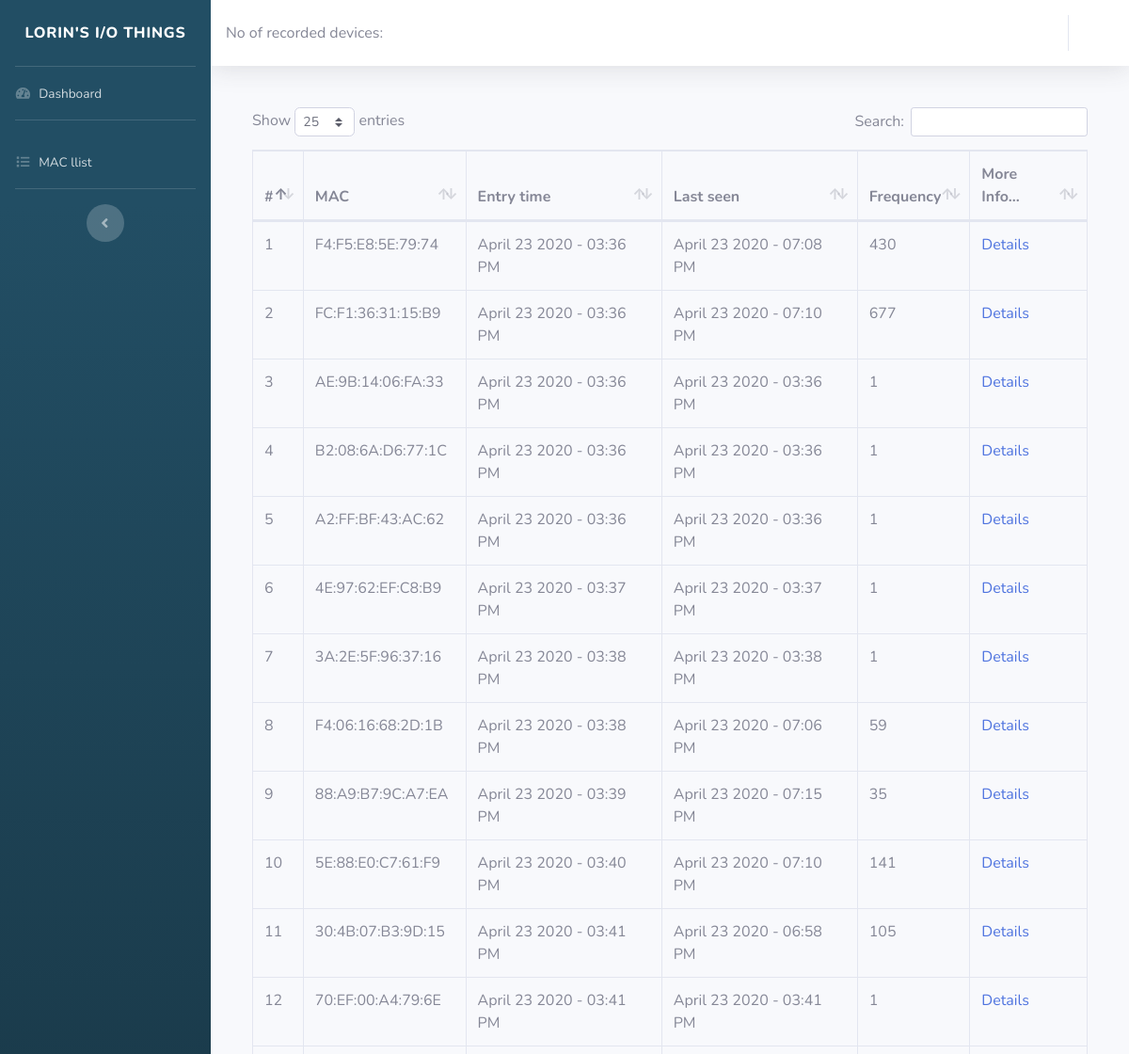
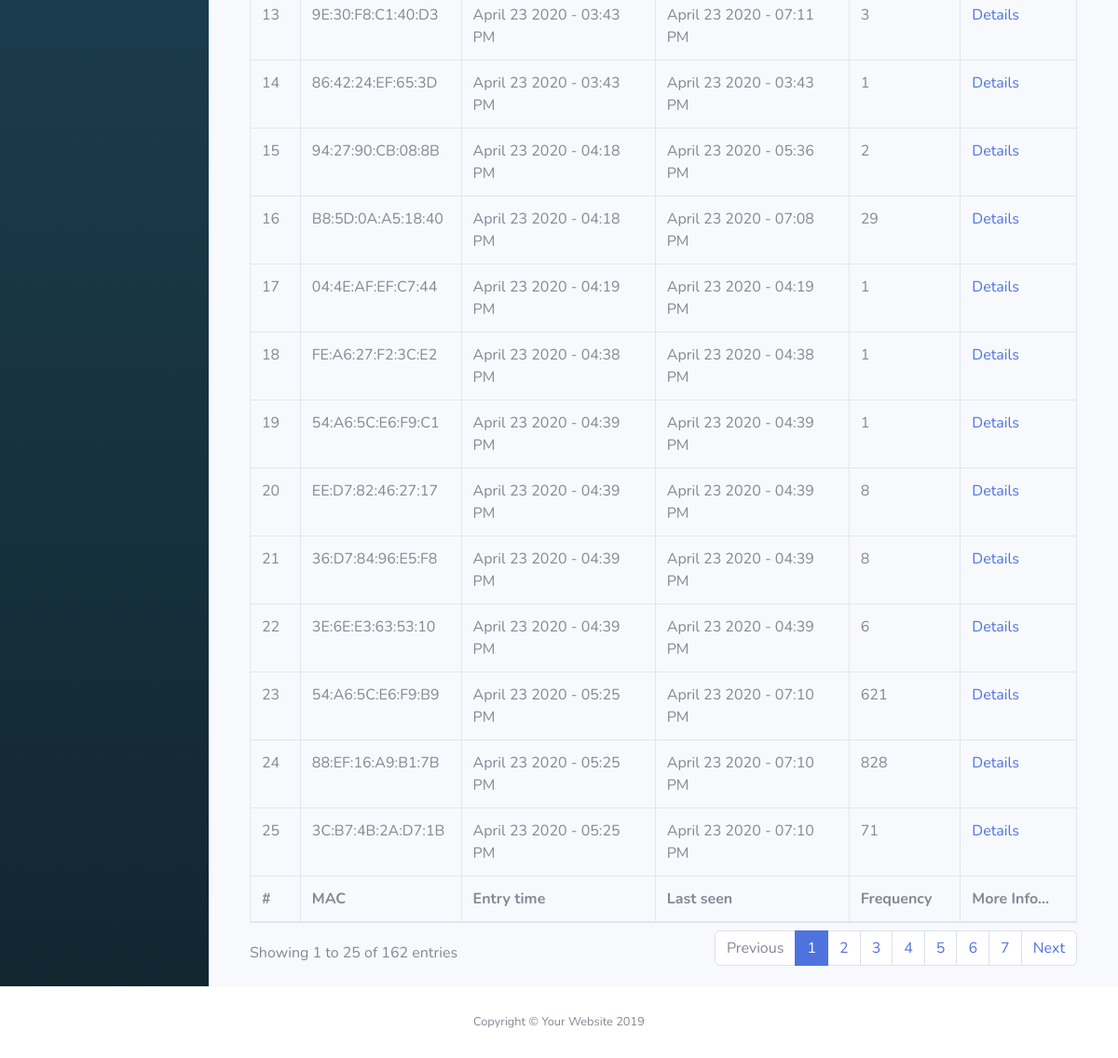
The page /macs on the database its author committed (2 pictures, top to bottom).
### tables this page shows
CREATE TABLE mac_log (
            id INTEGER PRIMARY KEY AUTOINCREMENT,
            mac TEXT,
            enter_datetime DATETIME,
            last_seen DATETIME,
            hz INTEGER DEFAULT 0
        );

### app/routes.py (the view)
@app.route('/macs', methods=['GET'])
def macs():
    mac_log = db.engine.execute('SELECT * FROM mac_log')
    return render_template('macs.html', mac_log=mac_log)

### app/routes.py (called while the page is built)
@app.template_filter('formatdatetime')
def format_datetime(value, format="%Y-%m-%d %H:%M:%S.%f"):
    if value is None:
        return ""
    dt = datetime.strptime(value, format)
    return dt.strftime('%B %d %Y - %I:%M %p')

### app/templates/macs.html (shortened to what this page needs)
{% extends 'base.html' %}
{% block content %}
<div id="content">
    {% include 'partials/_topbar.html' %}
    <div class="container-fluid">
      <div class="card-body">
        <div class="table-responsive">
          <table class="table table-bordered" data-page-length='25' id="dataTable" width="100%" cellspacing="0">
            <thead>
                <tr>
                    <th>#</th>
                    <th>MAC</th>
                    <th>Entry time</th>
                    <th>Last seen</th>
                    <th>Frequency</th>
                    <th>More Info...</th>
                </tr>
            </thead>
            <tfoot>
                <tr>
                    <th>#</th>
                    <th>MAC</th>
                    <th>Entry time</th>
                    <th>Last seen</th>
                    <th>Frequency</th>
                    <th>More Info...</th>
                </tr>
            </tfoot>
            <tbody>
                {% for mac in mac_log %}
                <tr>
                  <td>{{mac.id}}</td>
                  <td>{{mac.mac}}</td>
                  <td>{{mac.enter_datetime | formatdatetime}}</td>
                  <td>{{mac.last_seen | formatdatetime}}</td>
                  <td>{{mac.hz }}</td>
                  <td>
                      <a href="{{ url_for('details', mac=mac.mac) }}">Details</a>
                    </td>
                </tr>
              {% endfor %}
            </tbody>
          </table>
        </div>
      </div>
    </div>
  </div>
    </div>
</div>
{% endblock %}

### app/templates/base.html (shortened to what this page needs)
<!DOCTYPE html>
<html lang="en">
<head><meta http-equiv="Content-Type" content="text/html; charset=utf-8">
  <link href="{{ url_for('static', filename='vendor/fontawesome-free/css/all.min.css') }}" rel="stylesheet" type="text/css">
  <link href="{{ url_for('static', filename='sb-admin-2.min.css') }}" rel="stylesheet">
  <link href="{{ url_for('static', filename='vendor/datatables/dataTables.bootstrap4.min.css') }}" rel="stylesheet">
  <link rel="stylesheet" href="{{ url_for('static', filename='Chart.css') }}" />
</head>
<body id="page-top">
  <div id="wrapper">
    {% include 'partials/_sidebar.html' %}
    <div id="content-wrapper" class="d-flex flex-column">
     {% block content %} {% endblock %}
      <footer class="sticky-footer bg-white">
        <div class="container my-auto">
          <div class="copyright text-center my-auto">
            <span>Copyright &copy; Your Website 2019</span>
          </div>
        </div>
      </footer>
</body>
</html>

### app/templates/partials/_sidebar.html
    <ul class="navbar-nav bg-gradient-primary sidebar sidebar-dark accordion" id="accordionSidebar" style='background-color: #224E64;'>
       <a class="sidebar-brand d-flex align-items-center justify-content-center" href="{{ url_for('index') }}">
         <div class="sidebar-brand-text">Lorin's I/O things</div>
       </a>
       <hr class="sidebar-divider my-0">
       <li class="nav-item">
         <a class="nav-link" href="{{ url_for('index') }}">
           <i class="fas fa-fw fa-tachometer-alt"></i>
           <span>Dashboard</span></a>
       </li>
       <hr class="sidebar-divider">
       <li class="nav-item">
         <a class="nav-link" href="{{ url_for('macs') }}">
           <i class="fas fa-fw fa-list"></i>
           <span>MAC llist</span></a>
       </li>
       <hr class="sidebar-divider d-none d-md-block">
       <div class="text-center d-none d-md-inline">
         <button class="rounded-circle border-0" id="sidebarToggle"></button>
       </div>
     </ul>

### app/templates/partials/_topbar.html (shortened to what this page needs)
<nav class="navbar navbar-expand navbar-light bg-white topbar mb-4 static-top shadow">
    No of recorded devices: {{device}}
    <ul class="navbar-nav ml-auto">
      <li class="nav-item dropdown no-arrow">
        <a class="nav-link dropdown-toggle" href="#" id="userDropdown" role="button" data-toggle="dropdown" aria-haspopup="true" aria-expanded="false">
        </a>
      </li>
    </ul>
  </nav>

### app/templates/base.html (style rules this page uses)
.bg-gradient-primary { background-color: #224E64; background-image: linear-gradient(180deg,#224E64 10%,rgb(18, 38, 48) 100%); background-size: cover; }

### rows shown on the page
mac_log: id "1", mac "F4:F5:E8:5E:79:74", enter_datetime "April 23 2020 - 03:36 PM", last_seen "April 23 2020 - 07:08 PM", hz "430"
mac_log: id "2", mac "FC:F1:36:31:15:B9", enter_datetime "April 23 2020 - 03:36 PM", last_seen "April 23 2020 - 07:10 PM", hz "677"
mac_log: id "3", mac "AE:9B:14:06:FA:33", enter_datetime "April 23 2020 - 03:36 PM", last_seen "April 23 2020 - 03:36 PM", hz "1"
mac_log: id "4", mac "B2:08:6A:D6:77:1C", enter_datetime "April 23 2020 - 03:36 PM", last_seen "April 23 2020 - 03:36 PM", hz "1"
mac_log: id "5", mac "A2:FF:BF:43:AC:62", enter_datetime "April 23 2020 - 03:36 PM", last_seen "April 23 2020 - 03:36 PM", hz "1"
mac_log: id "6", mac "4E:97:62:EF:C8:B9", enter_datetime "April 23 2020 - 03:37 PM", last_seen "April 23 2020 - 03:37 PM", hz "1"
mac_log: id "7", mac "3A:2E:5F:96:37:16", enter_datetime "April 23 2020 - 03:38 PM", last_seen "April 23 2020 - 03:38 PM", hz "1"
mac_log: id "8", mac "F4:06:16:68:2D:1B", enter_datetime "April 23 2020 - 03:38 PM", last_seen "April 23 2020 - 07:06 PM", hz "59"
mac_log: id "9", mac "88:A9:B7:9C:A7:EA", enter_datetime "April 23 2020 - 03:39 PM", last_seen "April 23 2020 - 07:15 PM", hz "35"
mac_log: id "10", mac "5E:88:E0:C7:61:F9", enter_datetime "April 23 2020 - 03:40 PM", last_seen "April 23 2020 - 07:10 PM", hz "141"
mac_log: id "11", mac "30:4B:07:B3:9D:15", enter_datetime "April 23 2020 - 03:41 PM", last_seen "April 23 2020 - 06:58 PM", hz "105"
mac_log: id "12", mac "70:EF:00:A4:79:6E", enter_datetime "April 23 2020 - 03:41 PM", last_seen "April 23 2020 - 03:41 PM", hz "1"
mac_log: id "13", mac "9E:30:F8:C1:40:D3", enter_datetime "April 23 2020 - 03:43 PM", last_seen "April 23 2020 - 07:11 PM", hz "3"
mac_log: id "14", mac "86:42:24:EF:65:3D", enter_datetime "April 23 2020 - 03:43 PM", last_seen "April 23 2020 - 03:43 PM", hz "1"
mac_log: id "15", mac "94:27:90:CB:08:8B", enter_datetime "April 23 2020 - 04:18 PM", last_seen "April 23 2020 - 05:36 PM", hz "2"
mac_log: id "16", mac "B8:5D:0A:A5:18:40", enter_datetime "April 23 2020 - 04:18 PM", last_seen "April 23 2020 - 07:08 PM", hz "29"
mac_log: id "17", mac "04:4E:AF:EF:C7:44", enter_datetime "April 23 2020 - 04:19 PM", last_seen "April 23 2020 - 04:19 PM", hz "1"
mac_log: id "18", mac "FE:A6:27:F2:3C:E2", enter_datetime "April 23 2020 - 04:38 PM", last_seen "April 23 2020 - 04:38 PM", hz "1"
mac_log: id "19", mac "54:A6:5C:E6:F9:C1", enter_datetime "April 23 2020 - 04:39 PM", last_seen "April 23 2020 - 04:39 PM", hz "1"
mac_log: id "20", mac "EE:D7:82:46:27:17", enter_datetime "April 23 2020 - 04:39 PM", last_seen "April 23 2020 - 04:39 PM", hz "8"
mac_log: id "21", mac "36:D7:84:96:E5:F8", enter_datetime "April 23 2020 - 04:39 PM", last_seen "April 23 2020 - 04:39 PM", hz "8"
mac_log: id "22", mac "3E:6E:E3:63:53:10", enter_datetime "April 23 2020 - 04:39 PM", last_seen "April 23 2020 - 04:39 PM", hz "6"
mac_log: id "23", mac "54:A6:5C:E6:F9:B9", enter_datetime "April 23 2020 - 05:25 PM", last_seen "April 23 2020 - 07:10 PM", hz "621"
mac_log: id "24", mac "88:EF:16:A9:B1:7B", enter_datetime "April 23 2020 - 05:25 PM", last_seen "April 23 2020 - 07:10 PM", hz "828"
mac_log: id "25", mac "3C:B7:4B:2A:D7:1B", enter_datetime "April 23 2020 - 05:25 PM", last_seen "April 23 2020 - 07:10 PM", hz "71"
